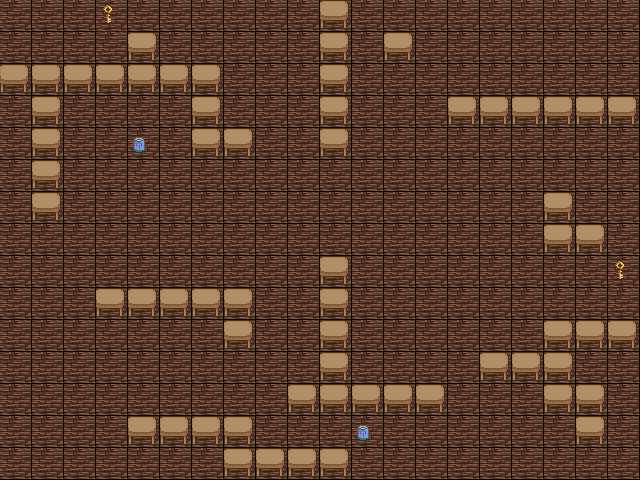

This is a level from a 2D game, rendered from its Tiled map with the project's own tilesets. A one-line summary and the complete map file follow:
An orthogonal 20x15 tile map with 32x32 px tiles, 2 tile layers (Background, Obstacles) and 12 objects (6x Flower, 4x Mushroom, SpawnPlayer, Cave).

<map version="1.10" tiledversion="1.11.2" orientation="orthogonal" renderorder="right-down" width="20" height="15" tilewidth="32" tileheight="32" infinite="0" nextlayerid="6" nextobjectid="13">
 <editorsettings>
  <export target="../public/assets/maps/map-level-02.json" format="json" />
 </editorsettings>
 <tileset firstgid="1" source="tileset.tsx" />
 <layer id="1" name="Background" width="20" height="15">
  <data encoding="csv">
1,1,1,1,1,1,1,1,1,1,1,1,1,1,1,1,1,1,1,1,
1,1,1,1,1,1,1,1,1,1,1,1,1,1,1,1,1,1,1,1,
1,1,1,1,1,1,1,1,1,1,1,1,1,1,1,1,1,1,1,1,
1,1,1,1,1,1,1,1,1,1,1,1,1,1,1,1,1,1,1,1,
1,1,1,1,1,1,1,1,1,1,1,1,1,1,1,1,1,1,1,1,
1,1,1,1,1,1,1,1,1,1,1,1,1,1,1,1,1,1,1,1,
1,1,1,1,1,1,1,1,1,1,1,1,1,1,1,1,1,1,1,1,
1,1,1,1,1,1,1,1,1,1,1,1,1,1,1,1,1,1,1,1,
1,1,1,1,1,1,1,1,1,1,1,1,1,1,1,1,1,1,1,1,
1,1,1,1,1,1,1,1,1,1,1,1,1,1,1,1,1,1,1,1,
1,1,1,1,1,1,1,1,1,1,1,1,1,1,1,1,1,1,1,1,
1,1,1,1,1,1,1,1,1,1,1,1,1,1,1,1,1,1,1,1,
1,1,1,1,1,1,1,1,1,1,1,1,1,1,1,1,1,1,1,1,
1,1,1,1,1,1,1,1,1,1,1,1,1,1,1,1,1,1,1,1,
1,1,1,1,1,1,1,1,1,1,1,1,1,1,1,1,1,1,1,1
</data>
 </layer>
 <layer id="2" name="Obstacles" width="20" height="15">
  <data encoding="csv">
0,0,0,3,0,0,0,0,0,0,6,0,0,8,0,0,0,0,0,0,
0,0,0,0,6,0,0,0,0,0,6,0,6,0,0,0,0,0,0,0,
6,6,6,6,6,6,6,0,0,0,6,0,0,0,0,0,0,0,0,0,
0,6,0,0,0,0,6,0,0,0,6,0,0,0,6,6,6,6,6,6,
0,6,0,0,4,0,6,6,0,0,6,0,0,0,0,0,0,0,0,0,
0,6,0,0,0,0,0,0,0,0,0,0,0,0,0,0,0,0,0,0,
0,6,0,0,0,0,0,0,0,0,0,0,0,0,0,0,0,6,0,0,
0,0,0,0,0,0,0,0,0,0,0,0,0,0,0,0,0,6,6,2,
0,0,0,0,0,0,0,0,0,0,6,0,0,0,0,0,0,0,2,3,
0,0,0,6,6,6,6,6,0,0,6,0,1,0,0,0,0,2,2,2,
0,0,2,0,0,0,0,6,0,0,6,0,0,0,0,0,0,6,6,6,
0,0,2,0,0,0,0,0,0,0,6,0,0,0,0,6,6,6,0,0,
2,0,0,0,0,0,0,0,0,6,6,6,6,6,0,0,0,6,6,0,
2,0,0,0,6,6,6,6,0,0,0,4,0,0,0,0,0,0,6,0,
2,0,0,0,0,0,0,6,6,6,6,0,0,0,0,0,0,0,0,0
</data>
 </layer>
 <objectgroup id="3" name="SpawnPoints">
  <object id="12" name="SpawnPlayer" x="48" y="416" />
 </objectgroup>
 <objectgroup id="4" name="Items">
  <object id="2" name="Mushroom" gid="3" x="448" y="288" width="32" height="32">
   <properties>
    <property name="damageHp" type="int" value="20" />
   </properties>
  </object>
  <object id="3" name="Mushroom" gid="3" x="448" y="320" width="32" height="32">
   <properties>
    <property name="damageHp" type="int" value="20" />
   </properties>
  </object>
  <object id="4" name="Mushroom" gid="3" x="416" y="320" width="32" height="32">
   <properties>
    <property name="damageHp" type="int" value="20" />
   </properties>
  </object>
  <object id="5" name="Mushroom" gid="3" x="128" y="288" width="32" height="32">
   <properties>
    <property name="damageHp" type="int" value="20" />
   </properties>
  </object>
  <object id="6" name="Flower" gid="4" x="384" y="96" width="32" height="32">
   <properties>
    <property name="restoreHp" type="int" value="10" />
   </properties>
  </object>
  <object id="7" name="Flower" gid="4" x="384" y="64" width="32" height="32">
   <properties>
    <property name="restoreHp" type="int" value="10" />
   </properties>
  </object>
  <object id="8" name="Flower" gid="4" x="512" y="64" width="32" height="32">
   <properties>
    <property name="restoreHp" type="int" value="10" />
   </properties>
  </object>
  <object id="9" name="Flower" gid="4" x="352" y="224" width="32" height="32">
   <properties>
    <property name="restoreHp" type="int" value="10" />
   </properties>
  </object>
  <object id="10" name="Flower" gid="4" x="352" y="256" width="32" height="32">
   <properties>
    <property name="restoreHp" type="int" value="10" />
   </properties>
  </object>
  <object id="11" name="Flower" gid="4" x="32" y="288" width="32" height="32">
   <properties>
    <property name="restoreHp" type="int" value="10" />
   </properties>
  </object>
 </objectgroup>
 <objectgroup id="5" name="Doors">
  <object id="1" name="Cave" gid="7" x="480" y="32" width="32" height="32">
   <properties>
    <property name="goToWorld" value="level-03" />
   </properties>
  </object>
 </objectgroup>
</map>
